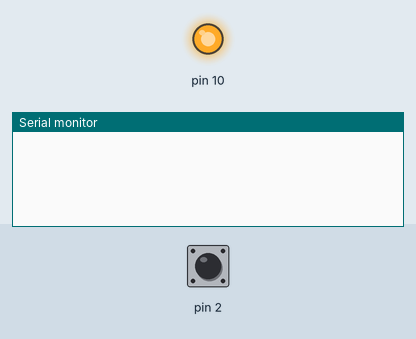
Recording of a sketch running on a simulated Arduino Uno, built with avr-gcc and run on an emulated ATmega328P. On the bench: output pins drawn as LEDs (lit = HIGH), the last lines printed to the serial monitor. The inputs (shaded band) are chosen by the test bench; at power-on: pin 2 HIGH. No radio packets arrive unless stated.

Above: at 1.2 s.
1.3 s: pin 2 driven LOW
At 1.41 s:
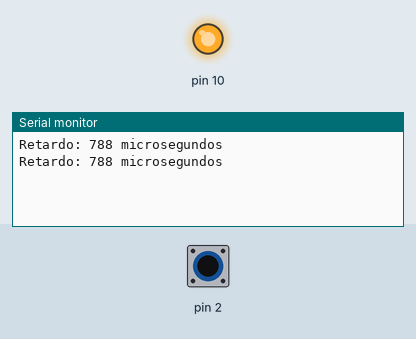
3.0 s: pin 2 pulsed HIGH 2 times (0.12 s each, 0.3 s apart)
At 3.12 s:
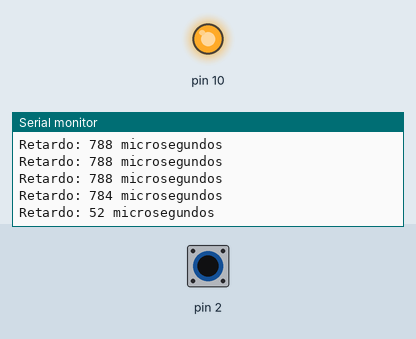
6.6 s: pin 2 pulsed HIGH 5 times (0.12 s each, 0.3 s apart)
At 17.04 s:
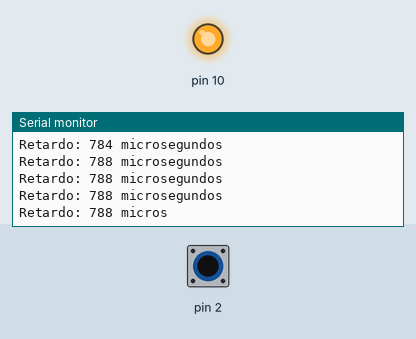
Timing chart, 0 to 17.1 s (numbered marks = the images above; inputs shaded):
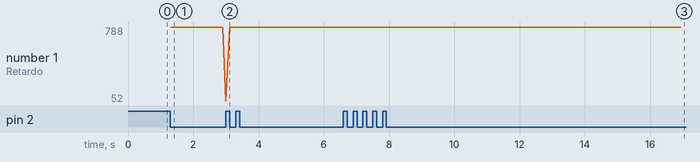

Measured:
- after the input at 1.3 s, the serial monitor: prints a new line at once (image 1)
- after the input at 3.0 s, the serial monitor: prints a new line at once (image 2)
- after the input at 6.6 s, the serial monitor: prints a new line after 10.4 s (image 3)

The sketch:

nodo2.ino
```cpp
#include <RF24Network.h>
#include <RF24.h>
#include <SPI.h>
#include "printf.h"
#include <TimerOne.h>


//nRF24L01(+) radio attached using Getting Started board
RF24 radio(7,8);

// Network uses that radio
RF24Network network(radio);


//indica si el nodo es el raiz
bool raiz=false;

//Indica si el nodo es un cluster head
bool ch=true;

//Direccion que se le asigna al nodo
int direccion=1;

//Miembro: en caso de que el nodo no sea cluster head
int miembro=0;

unsigned long start_enru;
unsigned long stop_enru;

volatile bool recibido=false;

  int butam=1;		//Cantidad de paquetes que se encuentran en el bufer
  int i=0;

void setup()
{
  Serial.begin(57600);
  printf_begin();
  SPI.begin();
  radio.begin();
  network.begin(direccion,ch,miembro);
  radio.printDetails();
  attachInterrupt( 0, prueba, LOW);

}

void loop()
{
  for(i=0;i<butam;i++){
    network.write(0,"prueba");
  }
  while(!recibido);
  start_enru=micros();
  network.enrutar();
  stop_enru=micros();
  Serial.print(F("Retardo: "));
  Serial.print(stop_enru-start_enru);
  Serial.println(F(" microsegundos"));
  recibido=false;

}

void prueba()
{
  recibido=true;
  network.update();
}
```
